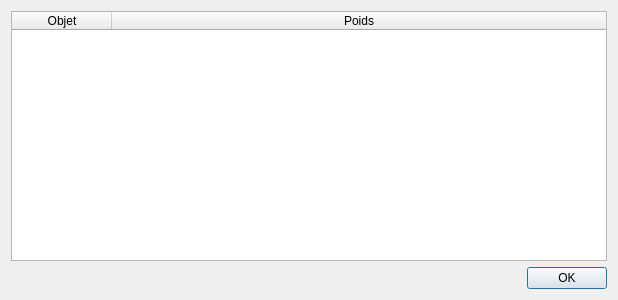
<?xml version="1.0" encoding="UTF-8"?>
<ui version="4.0">
 <class>InverseFileResultsDialog</class>
 <widget class="QDialog" name="InverseFileResultsDialog">
  <property name="geometry">
   <rect>
    <x>0</x>
    <y>0</y>
    <width>618</width>
    <height>300</height>
   </rect>
  </property>
  <property name="windowTitle">
   <string>Recherche d'informations - Résultats</string>
  </property>
  <layout class="QVBoxLayout" name="verticalLayout">
   <item>
    <widget class="QTableWidget" name="inverseFileResultsTableWidget">
     <property name="editTriggers">
      <set>QAbstractItemView::NoEditTriggers</set>
     </property>
     <property name="sortingEnabled">
      <bool>true</bool>
     </property>
     <attribute name="horizontalHeaderStretchLastSection">
      <bool>true</bool>
     </attribute>
     <column>
      <property name="text">
       <string>Objet</string>
      </property>
     </column>
     <column>
      <property name="text">
       <string>Poids</string>
      </property>
     </column>
    </widget>
   </item>
   <item>
    <widget class="QDialogButtonBox" name="inverseFileResultsButtonBox">
     <property name="standardButtons">
      <set>QDialogButtonBox::Ok</set>
     </property>
    </widget>
   </item>
  </layout>
 </widget>
 <resources/>
 <connections>
  <connection>
   <sender>inverseFileResultsButtonBox</sender>
   <signal>accepted()</signal>
   <receiver>InverseFileResultsDialog</receiver>
   <slot>accept()</slot>
   <hints>
    <hint type="sourcelabel">
     <x>199</x>
     <y>272</y>
    </hint>
    <hint type="destinationlabel">
     <x>199</x>
     <y>149</y>
    </hint>
   </hints>
  </connection>
 </connections>
</ui>
